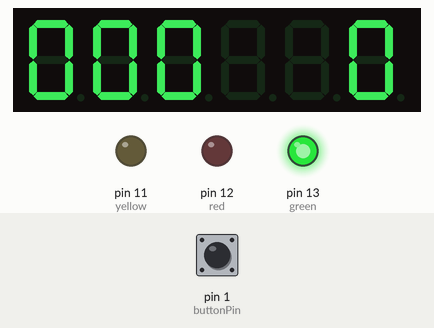
Simulated run of this sketch. Board: Arduino Uno, built with avr-gcc and run on an emulated ATmega328P. Parts: 6-digit seven-segment display, output pins drawn as LEDs (lit = HIGH). Wiring (inferred from the names in the program): TM1637 display: clock pin 2; DIO pin 3. Inputs (shaded band) come from the test bench; at power-on: pin 1 (buttonPin) HIGH. Pins used as bus, display or sensor lines are not drawn.

Above: at 1.2 s.
1.3 s: pin 1 (buttonPin) pulled LOW for 0.15 s
At 1.7 s:
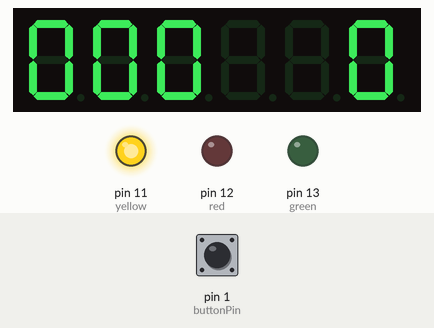
At 3.1 s:
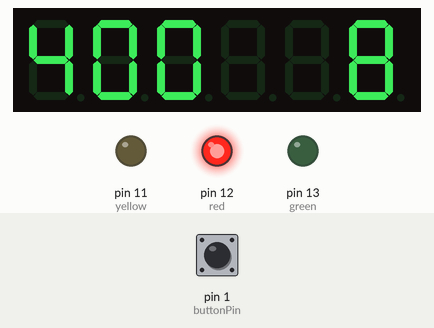
4.4 s: pin 1 (buttonPin) pulled LOW for 1 s
At 4.8 s:
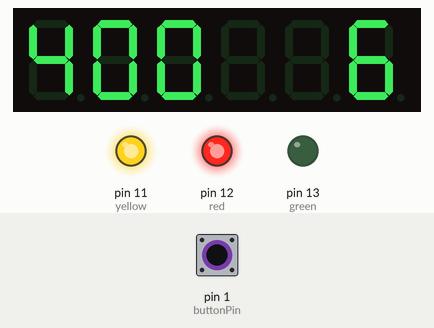
Timing chart, 0 to 7.4 s (numbered marks = the images above; inputs shaded):
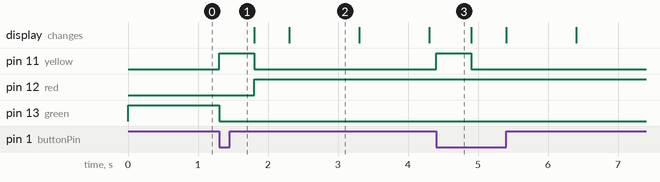

Measured:
- after the input at 1.3 s, pin 11 (yellow): LOW → HIGH at once, → LOW 0.50 s later; pin 12 (red): LOW → HIGH after 0.50 s; pin 13 (green): HIGH → LOW at once
- after the input at 4.4 s, pin 11 (yellow): LOW → HIGH at once, → LOW 0.50 s later
- what the display in image 2 shows lasts 1.0 s, from 2.3 s to 3.3 s

The sketch:

main.ino
```cpp
const int buttonPin = 1;
const int clock = 2;
const int data = 3;
const uint8_t red = 12;
const uint8_t green = 13;
const uint8_t yellow = 11;
uint8_t digits[] = { 0x3f, 0x06, 0x5b, 0x4f, 0x66, 0x6d, 0x7d, 0x07, 0x7f, 0x6f };
void setup()
{
  pinMode(buttonPin, INPUT);
  pinMode(clock, OUTPUT);
  pinMode(data, OUTPUT);
  pinMode(red, OUTPUT);
  pinMode(green, OUTPUT);
  pinMode(yellow, OUTPUT);
  setupInterrupt();
  start();
  writeValue(0x8f);
  stop();
  write(0x00, 0x00, 0x00, 0x00);
}

byte tcnt2;
unsigned long time = 0;
void setupInterrupt()
{
  TIMSK2 &= ~(1<<TOIE2);
  TCCR2A &= ~((1<<WGM21) | (1<<WGM20));
  TCCR2B &= ~(1<<WGM22);
  ASSR &= ~(1<<AS2);
  TIMSK2 &= ~(1<<OCIE2A);
  TCCR2B |= (1<<CS22)  | (1<<CS20);
  TCCR2B &= ~(1<<CS21);
  tcnt2 = 131;
  TCNT2 = tcnt2;
  TIMSK2 |= (1<<TOIE2);
}
ISR(TIMER2_OVF_vect) {
  TCNT2 = tcnt2;
  if(time > 0)
  {
    time--;
  }
}

void loop()
{
  handleButton();
  displayTime();
}
void handleButton()
{
  const unsigned long sprintDuration = 50000; // change time
  static uint8_t previousButtonState = LOW;

  uint8_t buttonState = digitalRead(buttonPin);
  if(buttonState == LOW && previousButtonState == HIGH)
  {
    time = sprintDuration;
    digitalWrite(yellow, HIGH);
    digitalWrite(green, LOW);
    delay(500);
  }

  previousButtonState = buttonState;
}
void displayTime()
{
  unsigned long t = (unsigned long)(time/1000);
  uint8_t minutes = (byte)((t / 60) % 60);
  uint8_t seconds = (byte)(t % 60);
  if(t > 0)
  {
    digitalWrite(red, HIGH);
    digitalWrite(green, LOW);
    digitalWrite(yellow, LOW);
  }
  else
  {
    digitalWrite(red, LOW);
    digitalWrite(green, HIGH);
    digitalWrite(yellow, LOW);
  }
   write(digits[minutes / 10], digits[minutes % 10] | ((seconds & 0x01) << 7) , digits[seconds / 10], digits[seconds % 10]);
}
void write(uint8_t first, uint8_t second, uint8_t third, uint8_t fourth)
{
  start();
  writeValue(0x40);
  stop();
  start();
  writeValue(0xc0);
  writeValue(first);
  writeValue(second);
  writeValue(third);
  writeValue(fourth);

  stop();
}
void start(void)
{
  digitalWrite(clock,HIGH);
  digitalWrite(data,HIGH);
  delayMicroseconds(5);

  digitalWrite(data,LOW);
  digitalWrite(clock,LOW);
  delayMicroseconds(5);
}
void stop(void)
{
  digitalWrite(clock,LOW);
  digitalWrite(data,LOW);
  delayMicroseconds(5);

  digitalWrite(clock,HIGH);
  digitalWrite(data,HIGH);
  delayMicroseconds(5);
}
bool writeValue(uint8_t value)
{
  for(uint8_t i = 0; i < 8; i++)
  {
    digitalWrite(clock, LOW);
    delayMicroseconds(5);
    digitalWrite(data, (value & (1 << i)) >> i);
    delayMicroseconds(5);
    digitalWrite(clock, HIGH);
    delayMicroseconds(5);
  }
  digitalWrite(clock,LOW);
  delayMicroseconds(5);
  pinMode(data,INPUT);
  digitalWrite(clock,HIGH);
  delayMicroseconds(5);
  bool ack = digitalRead(data) == 0;
  pinMode(data,OUTPUT);
  return ack;
}
```
